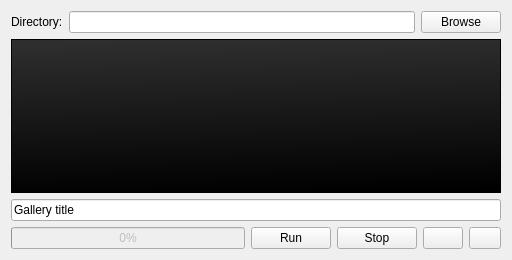
<?xml version="1.0" encoding="UTF-8"?>
<ui version="4.0">
 <class>Window</class>
 <widget class="QWidget" name="Window">
  <property name="geometry">
   <rect>
    <x>0</x>
    <y>0</y>
    <width>512</width>
    <height>260</height>
   </rect>
  </property>
  <property name="sizePolicy">
   <sizepolicy hsizetype="Fixed" vsizetype="Fixed">
    <horstretch>0</horstretch>
    <verstretch>0</verstretch>
   </sizepolicy>
  </property>
  <property name="minimumSize">
   <size>
    <width>512</width>
    <height>260</height>
   </size>
  </property>
  <property name="maximumSize">
   <size>
    <width>512</width>
    <height>260</height>
   </size>
  </property>
  <property name="windowTitle">
   <string>Gallerizer - an image collection indexing tool</string>
  </property>
  <layout class="QVBoxLayout" name="verticalLayout">
   <item>
    <layout class="QHBoxLayout" name="horizontalLayout">
     <item>
      <widget class="QLabel" name="label_2">
       <property name="text">
        <string>Directory:</string>
       </property>
      </widget>
     </item>
     <item>
      <widget class="QLineEdit" name="path">
       <property name="toolTip">
        <string>Selected directory</string>
       </property>
       <property name="readOnly">
        <bool>true</bool>
       </property>
      </widget>
     </item>
     <item>
      <widget class="QPushButton" name="browse">
       <property name="toolTip">
        <string>Select a directory</string>
       </property>
       <property name="text">
        <string>Browse</string>
       </property>
       <property name="icon">
        <iconset resource="resources.qrc">
         <normaloff>:/icons/folder.png</normaloff>:/icons/folder.png</iconset>
       </property>
      </widget>
     </item>
    </layout>
   </item>
   <item>
    <widget class="QTextEdit" name="infobox">
     <property name="styleSheet">
      <string notr="true">background-color: qlineargradient(spread:pad, x1:0.616, y1:1, x2:0.547, y2:0, stop:0 rgba(0, 0, 0, 255), stop:1 rgba(46, 46, 46, 255));
border: 1px solid #000000;
color: #FFFFFF;</string>
     </property>
     <property name="readOnly">
      <bool>true</bool>
     </property>
    </widget>
   </item>
   <item>
    <layout class="QHBoxLayout" name="horizontalLayout_3">
     <item>
      <widget class="QLineEdit" name="title">
       <property name="toolTip">
        <string>Title of your gallery</string>
       </property>
       <property name="text">
        <string>Gallery title</string>
       </property>
      </widget>
     </item>
    </layout>
   </item>
   <item>
    <layout class="QHBoxLayout" name="horizontalLayout_2">
     <item>
      <widget class="QProgressBar" name="progress">
       <property name="enabled">
        <bool>false</bool>
       </property>
       <property name="toolTip">
        <string>Gallerization progress</string>
       </property>
       <property name="value">
        <number>0</number>
       </property>
      </widget>
     </item>
     <item>
      <widget class="QPushButton" name="start">
       <property name="toolTip">
        <string>Start gallerizing selected directory</string>
       </property>
       <property name="text">
        <string>Run</string>
       </property>
       <property name="icon">
        <iconset resource="resources.qrc">
         <normaloff>:/icons/tick-button.png</normaloff>:/icons/tick-button.png</iconset>
       </property>
      </widget>
     </item>
     <item>
      <widget class="QPushButton" name="stop">
       <property name="toolTip">
        <string>Stop gallerizing</string>
       </property>
       <property name="text">
        <string>Stop</string>
       </property>
       <property name="icon">
        <iconset resource="resources.qrc">
         <normaloff>:/icons/cross-button.png</normaloff>:/icons/cross-button.png</iconset>
       </property>
      </widget>
     </item>
     <item>
      <widget class="QPushButton" name="settings">
       <property name="toolTip">
        <string>Edit program's settings</string>
       </property>
       <property name="text">
        <string/>
       </property>
       <property name="icon">
        <iconset resource="resources.qrc">
         <normaloff>:/icons/toolbox.png</normaloff>:/icons/toolbox.png</iconset>
       </property>
      </widget>
     </item>
     <item>
      <widget class="QPushButton" name="about">
       <property name="sizePolicy">
        <sizepolicy hsizetype="Fixed" vsizetype="Fixed">
         <horstretch>0</horstretch>
         <verstretch>0</verstretch>
        </sizepolicy>
       </property>
       <property name="minimumSize">
        <size>
         <width>16</width>
         <height>0</height>
        </size>
       </property>
       <property name="maximumSize">
        <size>
         <width>32</width>
         <height>16777215</height>
        </size>
       </property>
       <property name="toolTip">
        <string>About this program</string>
       </property>
       <property name="text">
        <string/>
       </property>
       <property name="icon">
        <iconset resource="resources.qrc">
         <normaloff>:/icons/question-button.png</normaloff>:/icons/question-button.png</iconset>
       </property>
      </widget>
     </item>
    </layout>
   </item>
  </layout>
 </widget>
 <layoutdefault spacing="6" margin="11"/>
 <resources>
  <include location="resources.qrc"/>
 </resources>
 <connections/>
</ui>
